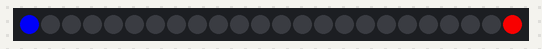
Simulated run of this sketch. Board: Arduino Uno, built with avr-gcc and run on an emulated ATmega328P. On the bench: 24 RGB LEDs in strip order, left to right.

Above: at 0.15 s.
At 129.54 s:
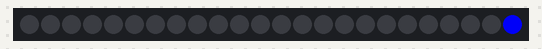

The sketch:

premier.ino
```cpp
/*TP1,5 premier exemple
*/

#include <Adafruit_NeoPixel.h>
#define PIN            6 // Pin de connexion du cercle
#define NUMPIXELS      24 // Nombre de pixels du cercle

Adafruit_NeoPixel pixels = Adafruit_NeoPixel(NUMPIXELS, PIN, NEO_GRB + NEO_KHZ800);

void setup() {
  pixels.begin(); // Initialisation du cercle
  pixels.setBrightness(1000); // Param de la luminosité

  //on commence par afficher la led 3 du cercl
  // Affichage

}
int etat=0;

int etat1  = 0 ;
int etat2 = 23;
void loop() {
  pixels.setPixelColor(etat1 , 0, 0, 255);
  pixels.setPixelColor(etat2, 255, 0, 0);
  pixels.show();

  if (etat ==0){
    etat1 +=1;
    etat2 -=1;
    if (etat1==24){
      etat1 = 0;
      etat = 1;
    }
    if (etat2==-1){
      etat2 = 23;
      etat = 1;
    }
  }
  else if (etat ==1){
    etat1 -=1;
    etat2 +=1;
    if (etat1==-1){
      etat1 = 23;
      etat = 0;
    }
    if (etat2==23){
      etat2 = 0;
      etat = 0;
    }
  }
  delay(20);
  pixels.clear();
}
```
